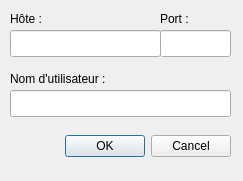
<?xml version="1.0" encoding="UTF-8"?>
<ui version="4.0">
 <class>dlgConnexion</class>
 <widget class="QDialog" name="dlgConnexion">
  <property name="windowModality">
   <enum>Qt::WindowModal</enum>
  </property>
  <property name="geometry">
   <rect>
    <x>0</x>
    <y>0</y>
    <width>243</width>
    <height>181</height>
   </rect>
  </property>
  <property name="sizePolicy">
   <sizepolicy hsizetype="Fixed" vsizetype="Fixed">
    <horstretch>0</horstretch>
    <verstretch>0</verstretch>
   </sizepolicy>
  </property>
  <property name="windowTitle">
   <string>Synergie - Connexion</string>
  </property>
  <property name="modal">
   <bool>true</bool>
  </property>
  <widget class="QDialogButtonBox" name="buttonBox">
   <property name="geometry">
    <rect>
     <x>50</x>
     <y>130</y>
     <width>181</width>
     <height>32</height>
    </rect>
   </property>
   <property name="orientation">
    <enum>Qt::Horizontal</enum>
   </property>
   <property name="standardButtons">
    <set>QDialogButtonBox::Cancel|QDialogButtonBox::Ok</set>
   </property>
  </widget>
  <widget class="QLineEdit" name="txtAdresse">
   <property name="geometry">
    <rect>
     <x>10</x>
     <y>30</y>
     <width>151</width>
     <height>27</height>
    </rect>
   </property>
  </widget>
  <widget class="QLabel" name="lblAdresse">
   <property name="geometry">
    <rect>
     <x>10</x>
     <y>10</y>
     <width>41</width>
     <height>17</height>
    </rect>
   </property>
   <property name="text">
    <string>Hôte :</string>
   </property>
  </widget>
  <widget class="QLineEdit" name="txtPort">
   <property name="geometry">
    <rect>
     <x>160</x>
     <y>30</y>
     <width>71</width>
     <height>27</height>
    </rect>
   </property>
   <property name="text">
    <string/>
   </property>
  </widget>
  <widget class="QLabel" name="label">
   <property name="geometry">
    <rect>
     <x>160</x>
     <y>10</y>
     <width>41</width>
     <height>17</height>
    </rect>
   </property>
   <property name="text">
    <string>Port :</string>
   </property>
  </widget>
  <widget class="QLineEdit" name="txtNom">
   <property name="geometry">
    <rect>
     <x>10</x>
     <y>90</y>
     <width>221</width>
     <height>27</height>
    </rect>
   </property>
  </widget>
  <widget class="QLabel" name="lblNom">
   <property name="geometry">
    <rect>
     <x>10</x>
     <y>70</y>
     <width>131</width>
     <height>17</height>
    </rect>
   </property>
   <property name="text">
    <string>Nom d'utilisateur :</string>
   </property>
  </widget>
 </widget>
 <resources/>
 <connections>
  <connection>
   <sender>buttonBox</sender>
   <signal>accepted()</signal>
   <receiver>dlgConnexion</receiver>
   <slot>accept()</slot>
   <hints>
    <hint type="sourcelabel">
     <x>248</x>
     <y>254</y>
    </hint>
    <hint type="destinationlabel">
     <x>157</x>
     <y>274</y>
    </hint>
   </hints>
  </connection>
  <connection>
   <sender>buttonBox</sender>
   <signal>rejected()</signal>
   <receiver>dlgConnexion</receiver>
   <slot>reject()</slot>
   <hints>
    <hint type="sourcelabel">
     <x>316</x>
     <y>260</y>
    </hint>
    <hint type="destinationlabel">
     <x>286</x>
     <y>274</y>
    </hint>
   </hints>
  </connection>
 </connections>
</ui>
